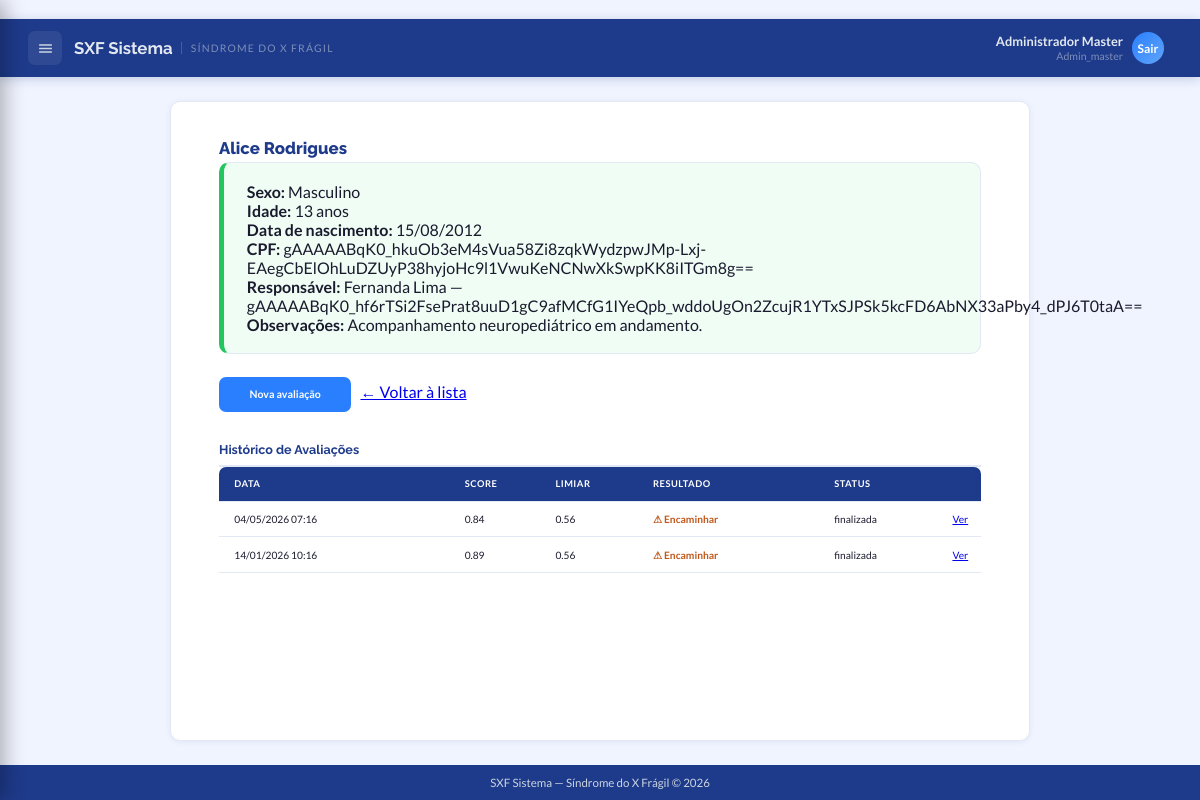
/pacientes/6 (signed in), run on the app's committed database.
### app/models.py (models this page shows, shortened)
class Usuario(UserMixin, db.Model):
    __tablename__ = "usuarios"
    id = db.Column(db.Integer, primary_key=True)
    role_id = db.Column(db.Integer, db.ForeignKey("roles.id"), nullable=False, default=Role.PROFISSIONAL)
    instituicao_id = db.Column(db.Integer, db.ForeignKey("instituicoes.id"), nullable=True)
    nome_completo = db.Column(db.String(150), nullable=False)
    email = db.Column(db.String(150), nullable=False, unique=True)
    senha_hash = db.Column(db.String(255), nullable=False)
    ativo = db.Column(db.Boolean, nullable=False, default=True)
    email_verificado = db.Column(db.Boolean, nullable=False, default=False)
    token_verificacao = db.Column(db.String(100))
    token_reset_senha = db.Column(db.String(100))
    token_reset_expira = db.Column(db.DateTime)
    ultimo_login = db.Column(db.DateTime)
    tentativas_login = db.Column(db.Integer, nullable=False, default=0)
    bloqueado_ate = db.Column(db.DateTime)
    paciente_id = db.Column(db.Integer, db.ForeignKey("pacientes.id"), nullable=True)
    criado_em = db.Column(db.DateTime, default=datetime.utcnow)
    atualizado_em = db.Column(db.DateTime, default=datetime.utcnow, onupdate=datetime.utcnow)
    role = db.relationship("Role", lazy="joined")
    instituicao = db.relationship("Instituicao", foreign_keys=[instituicao_id], lazy="joined")
    paciente_vinculo = db.relationship("Paciente", foreign_keys=[paciente_id], lazy="joined")
    @property
    def is_admin(self):
        return self.role_id in (Role.ADMIN_MASTER, Role.ADMIN)

class Role(db.Model):
    __tablename__ = "roles"
    id = db.Column(db.Integer, primary_key=True)
    nome = db.Column(db.String(50), nullable=False, unique=True)
    descricao = db.Column(db.String(255), nullable=False, default="")
    criado_em = db.Column(db.DateTime, default=datetime.utcnow)
    ADMIN_MASTER = 1
    ADMIN = 2
    PROFISSIONAL = 3
    PACIENTE = 4

class Paciente(db.Model):
    __tablename__ = "pacientes"
    id = db.Column(db.Integer, primary_key=True)
    instituicao_id = db.Column(db.Integer, db.ForeignKey("instituicoes.id"), nullable=True)
    nome_completo = db.Column(db.String(150), nullable=False)
    data_nascimento = db.Column(db.Date, nullable=False)
    genero = db.Column(db.String(1), nullable=False)
    cpf = db.Column(EncryptedString)                         # criptografado
    cpf_hash = db.Column(db.String(64), nullable=True, index=True)
    nome_responsavel = db.Column(db.String(150))
    telefone_responsavel = db.Column(EncryptedString)        # criptografado
    email_responsavel = db.Column(EncryptedString)           # criptografado
    observacoes = db.Column(db.Text)
    cadastrado_por = db.Column(db.Integer, db.ForeignKey("usuarios.id"), nullable=False)
    ativo = db.Column(db.Boolean, nullable=False, default=True)
    criado_em = db.Column(db.DateTime, default=datetime.utcnow)
    atualizado_em = db.Column(db.DateTime, default=datetime.utcnow, onupdate=datetime.utcnow)
    __table_args__ = (
        CheckConstraint("genero IN ('M', 'F')", name="chk_paciente_genero"),
    )
    cadastrador = db.relationship("Usuario", foreign_keys=[cadastrado_por], lazy="joined")
    instituicao = db.relationship("Instituicao", foreign_keys=[instituicao_id], lazy="joined")
    avaliacoes = db.relationship(
        "Avaliacao", backref="paciente", lazy=True,
        order_by="Avaliacao.realizada_em.desc()"
    )
    @property
    def idade(self):
        if not self.data_nascimento:
            return None
        hoje = datetime.utcnow().date()
        anos = hoje.year - self.data_nascimento.year
        if (hoje.month, hoje.day) < (self.data_nascimento.month, self.data_nascimento.day):
            anos -= 1
        return anos
    @property
    def genero_extenso(self):
        return "Masculino" if self.genero == "M" else "Feminino"

class Avaliacao(db.Model):
    __tablename__ = "avaliacoes"
    id = db.Column(db.Integer, primary_key=True)
    paciente_id = db.Column(db.Integer, db.ForeignKey("pacientes.id"), nullable=False)
    usuario_id = db.Column(db.Integer, db.ForeignKey("usuarios.id"))
    instituicao_id = db.Column(db.Integer, db.ForeignKey("instituicoes.id"), nullable=True)
    score = db.Column(db.Numeric(6, 4), nullable=False, default=0)
    limiar_aplicado = db.Column(db.Numeric(5, 4), nullable=False)
    recomenda_teste = db.Column(db.Boolean, nullable=False, default=False)
    status = db.Column(db.String(20), nullable=False, default="rascunho")
    observacoes = db.Column(db.Text)
    realizada_em = db.Column(db.DateTime, default=datetime.utcnow)
    finalizada_em = db.Column(db.DateTime)
    criado_em = db.Column(db.DateTime, default=datetime.utcnow)
    atualizado_em = db.Column(db.DateTime, default=datetime.utcnow, onupdate=datetime.utcnow)
    usuario = db.relationship("Usuario", lazy="joined")
    instituicao = db.relationship("Instituicao", foreign_keys=[instituicao_id], lazy="joined")
    sintomas = db.relationship(
        "AvaliacaoSintoma", backref="avaliacao", lazy=True,
        cascade="all, delete-orphan",
        order_by="AvaliacaoSintoma.sintoma_id"
    )

### app/views.py (the view)
@app.route("/pacientes/<int:paciente_id>")
@login_required
def paciente_detalhe(paciente_id):
    paciente = Paciente.query.get_or_404(paciente_id)
    return render_template("pacientes/detalhe.html", paciente=paciente)

### app/app.py (called while the page is built)
@login_manager.user_loader
def load_user(user_id):
    from app.models import Usuario
    return Usuario.query.get(int(user_id))

### app/models.py (called while the page is built, shortened)
def _get_fernet():
    global _fernet_instance
    if _fernet_instance is None:
        key = os.environ.get("ENCRYPTION_KEY") or os.environ.get("FLASK_SECRET_KEY")
        _fernet_instance = Fernet(key.encode() if isinstance(key, str) else key)
    return _fernet_instance

    def process_result_value(self, value, dialect):
        if value is None:
            return None
        try:
            return _get_fernet().decrypt(value.encode()).decode()
        except (InvalidToken, Exception):
            return value  # Retorna como está se não estiver criptografado (migração)

### app/templates/pacientes/detalhe.html (shortened to what this page needs)
﻿{% extends "base_interno.html" %}
{% block estilos %}
<link rel="stylesheet" href="{{ url_for('static', filename='avaliacao/estilo_avaliacao.css') }}" />
{% endblock %}
{% block conteudo %}
<main id="ConteudoAvaliacao">
  <h1>{{ paciente.nome_completo }}</h1>
  <section class="resumo ok">
    <p><strong>Sexo:</strong> {{ paciente.genero_extenso }}</p>
    <p><strong>Idade:</strong> {{ paciente.idade }} anos</p>
    <p><strong>Data de nascimento:</strong> {{ paciente.data_nascimento.strftime('%d/%m/%Y') }}</p>
    {% if paciente.cpf %}<p><strong>CPF:</strong> {{ paciente.cpf }}</p>{% endif %}
    {% if paciente.nome_responsavel %}
      <p><strong>Responsável:</strong> {{ paciente.nome_responsavel }}
      {% if paciente.telefone_responsavel %} — {{ paciente.telefone_responsavel }}{% endif %}</p>
    {% endif %}
    {% if paciente.observacoes %}<p><strong>Observações:</strong> {{ paciente.observacoes }}</p>{% endif %}
  </section>
  <p>
    <a class="btn-calcular" href="{{ url_for('avaliacao_form', paciente_id=paciente.id) }}">
      Nova avaliação
    </a>
    <a href="{{ url_for('pacientes_lista') }}">← Voltar à lista</a>
  </p>
  <h2>Histórico de Avaliações</h2>
  {% if paciente.avaliacoes %}
  <table class="tabela-sintomas">
    <thead>
      <tr>
        <th>Data</th>
        <th>Score</th>
        <th>Limiar</th>
        <th>Resultado</th>
        <th>Status</th>
        <th></th>
      </tr>
    </thead>
    <tbody>
      {% for a in paciente.avaliacoes %}
      <tr>
        <td>{{ a.realizada_em.strftime('%d/%m/%Y %H:%M') }}</td>
        <td>{{ "%.2f"|format(a.score|float) }}</td>
        <td>{{ "%.2f"|format(a.limiar_aplicado|float) }}</td>
        <td>
          {% if a.recomenda_teste %}
            <span style="color:#c0571a;font-weight:bold">⚠ Encaminhar</span>
          {% else %}
            <span style="color:#2e7d32">✓ Não indica</span>
          {% endif %}
        </td>
        <td>{{ a.status }}</td>
        <td><a href="{{ url_for('avaliacao_resultado', avaliacao_id=a.id) }}">Ver</a></td>
      </tr>
      {% endfor %}
    </tbody>
  </table>
  {% else %}
    <p>Nenhuma avaliação realizada ainda.</p>
  {% endif %}
</main>
{% endblock %}

### app/templates/base_interno.html (shortened to what this page needs)
<!DOCTYPE html>
<html lang="pt-br">
  <head>
    <link rel="stylesheet" href="{{ url_for('static', filename='Abas_internas/menu_interno.css') }}" />
    {% block estilos %}{% endblock %}
  </head>
  <body>
    <header id="cabecalho">
      <div id="cabeçalho-esquerdo">
        <button id="botao-menu" aria-label="Abrir menu">
          <svg viewBox="0 0 24 24"><path d="M3 18h18v-2H3v2zm0-5h18v-2H3v2zm0-7v2h18V6H3z"/></svg>
        </button>
        <h1 id="titulo-sistema">
          SXF Sistema
          <span class="subtag">Síndrome do X Frágil</span>
        </h1>
      </div>
      <div id="cabeçalho-direito">
        <div id="usuario-cabecalho">
          <div id="usuario-info">
            <div id="usuario-nome">{{ current_user.nome_completo }}</div>
            <div id="usuario-cargo">{{ current_user.role.nome | capitalize }}</div>
          </div>
          <div id="usuario-avatar">
            <a href="{{ url_for('auth.logout') }}" title="Sair" style="color:inherit;text-decoration:none;">Sair</a>
          </div>
        </div>
      </div>
    </header>
    {% block conteudo %}{% endblock %}
    <footer>
      <p>SXF Sistema &mdash; Síndrome do X Frágil &copy; 2026</p>
    </footer>
  </body>
</html>

### app/static/Abas_internas/menu_interno.css (style rules this page uses)
:root { --azul: #2A7FFF; --azul-hover: #1a6fef; --azul-fundo: #EFF6FF; --azul-borda: #BFDBFE; --azul-dark: #1E3A8A; --bg: #F0F4FF; --bg-card: #FFFFFF; --borda: #E2E8F4; --texto: #1A1A2E; --suave: #64748B; --cinza: #94A3B8; --verde: #22C55E; --amarelo: #F59E0B; --vermelho: #EF4444; --fonte: 'Lato', sans-serif; --fonte-titulo:'Raleway', sans-serif; --radius: 10px; --sombra: 0 1px 6px rgba(30,58,138,.07); --t: .2s ease; }
* { margin: 0; padding: 0; box-sizing: border-box; font-family: var(--fonte); }
body { background: var(--bg); color: var(--texto); min-height: 100vh; }
input, button, textarea, select { font-family: var(--fonte); }
body { background-color: var(--azul-dark); }
#cabecalho { background: var(--azul-dark); display: flex; align-items: center; justify-content: space-between; padding: 0 28px; height: 58px; width: 100%; position: sticky; top: 0; z-index: 100; box-shadow: 0 2px 10px rgba(30,58,138,.22); }
#cabeçalho-esquerdo { display: flex; align-items: center; gap: 12px; }
#cabeçalho-direito { display: flex; align-items: center; gap: 8px; }
#botao-menu { width: 34px; height: 34px; background: rgba(255,255,255,.08); border: none; border-radius: 7px; cursor: pointer; fill: #CBD5E1; display: flex; align-items: center; justify-content: center; padding: 8px; transition: background var(--t); }
#botao-menu svg { width: 17px; height: 17px; pointer-events: none; }
#titulo-sistema { color: #E2E8F0; font-family: var(--fonte-titulo); font-size: 1.05rem; font-weight: 700; display: flex; align-items: center; gap: 8px; }
#titulo-sistema .subtag { font-family: var(--fonte); font-size: .65rem; font-weight: 400; color: rgba(203,213,225,.55); border-left: 1px solid rgba(203,213,225,.22); padding-left: 9px; letter-spacing: 1.2px; text-transform: uppercase; }
#usuario-cabecalho { display: flex; align-items: center; gap: 9px; cursor: pointer; padding: 4px 8px; border-radius: 7px; transition: background var(--t); }
#usuario-info { text-align: right; }
#usuario-nome { color: #E2E8F0; font-size: .8rem; font-weight: 700; line-height: 1.2; }
#usuario-cargo { color: rgba(203,213,225,.55); font-size: .66rem; }
#usuario-avatar { width: 32px; height: 32px; border-radius: 50%; background: linear-gradient(135deg, var(--azul), #60A5FA); color: #fff; font-size: .75rem; font-weight: 700; display: flex; align-items: center; justify-content: center; flex-shrink: 0; }
footer { width: 100%; background: var(--azul-dark); text-align: center; padding: 11px 0; font-size: .72rem; width: 100%; }
footer p { color: #CBD5E1; }

### app/templates/base_interno.html (style rules this page uses)
html { height: 100%; }
body { margin: 0; min-height: 100vh; display: flex; flex-direction: column; }
body > footer { margin-top: auto; }

### data on the page
Usuario: nome_completo "Administrador Master"
Role: role.nome "Admin_master"
Paciente: nome_completo "Alice Rodrigues", genero_extenso "Masculino", idade "13", data_nascimento "15/08/2012", cpf "gAAAAABqK0_hkuOb3eM4sVua58Zi8zqkWydzpwJMp-Lxj-EAegCbElOhLuDZUyP38hyjoHc9l1VwuKeNCNwXkSwpKK8iITGm8g==", nome_responsavel "Fernanda Lima", telefone_responsavel "gAAAAABqK0_hf6rTSi2FsePrat8uuD1gC9afMCfG1IYeQpb_wddoUgOn2ZcujR1YTxSJPSk5kcFD6AbNX33aPby4_dPJ6T0taA==", observacoes "Acompanhamento neuropediátrico em andamento."
Avaliacao: realizada_em "04/05/2026 07:16", score "0.84", limiar_aplicado "0.56", recomenda_teste "⚠ Encaminhar", status "finalizada"
Avaliacao: realizada_em "14/01/2026 10:16", score "0.89", limiar_aplicado "0.56", recomenda_teste "⚠ Encaminhar", status "finalizada"
